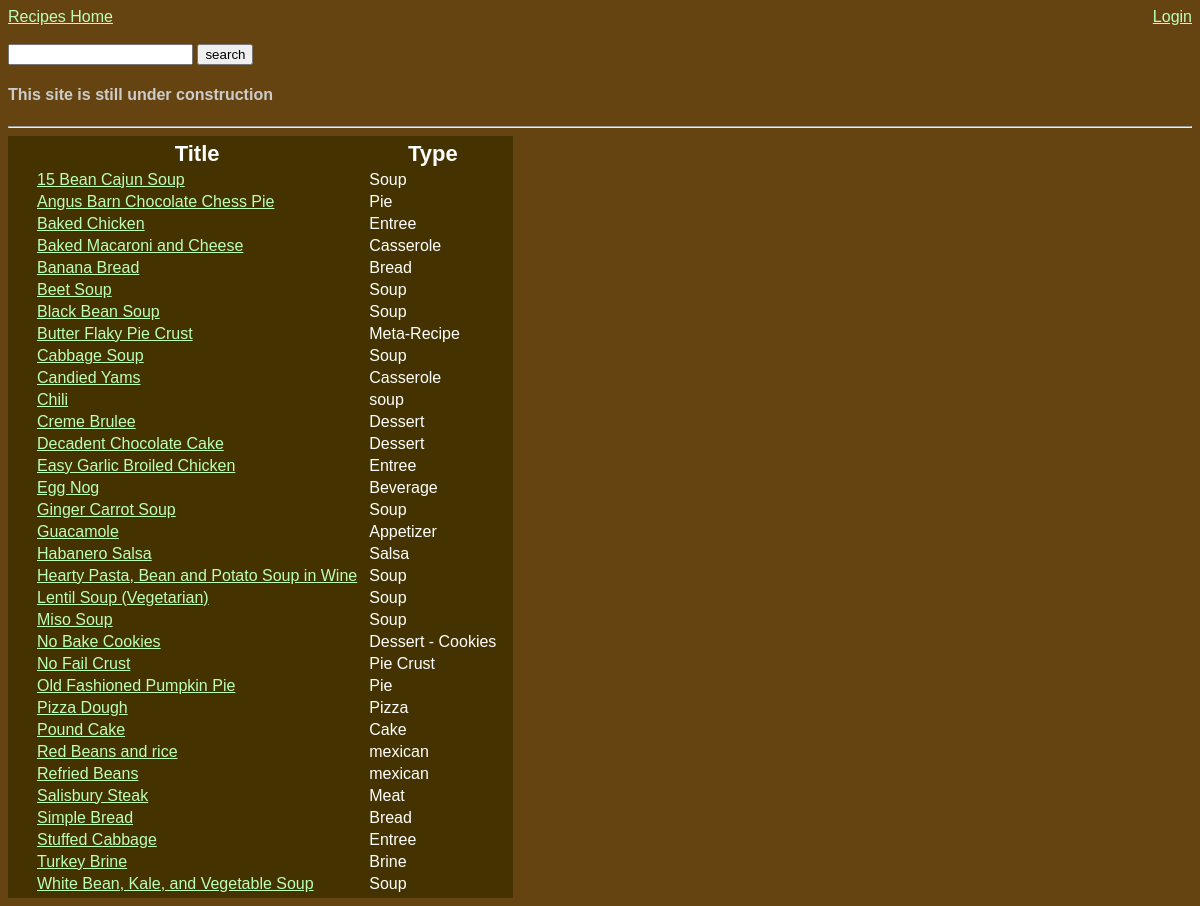
The page / on the database its author committed.
### tables this page shows
CREATE TABLE `recipes` (
  `indx` int(10) NOT NULL AUTO_INCREMENT,
  `title` varchar(100) DEFAULT NULL,
  `user` varchar(50) DEFAULT NULL,
  `type` varchar(100) DEFAULT NULL,
  `imageLocation` varchar(500) DEFAULT NULL,
  `ingredients` varchar(5000) DEFAULT NULL,
  `directions` varchar(5000) DEFAULT NULL,
  PRIMARY KEY (`indx`)
);

### auth.php (called while the page is built, shortened)
<?php
class User {
    var $loggedIn = false;
    function checkLoggedIn() {
        return $this->loggedIn;
    }
}
?>

### index.php (the view, shortened to what this page needs)
<?php
    include("header.php");
    $result = mysql_query("select * from recipes order by title");
    echo "<table>";
    echo "<th></th><th>Title</th><th>Type</th>";
    while($row = mysql_fetch_array($result)){
        echo "<tr><td>";
        echo "</td>
            <td><a href=\"showForm.php?indx=".$row['indx']."\">".$row['title']."</a></td>
            <td>".$row['type']."</td>
            </tr>";
    }
    echo '</table>';
    include("footer.php");
?>

### header.php (shortened to what this page needs)
<?php
    include("auth.php");
    echo "
        <!DOCTYPE HTML>
            <head>
                <title>Recipes</title>
                <link rel=\"stylesheet\" type=\"text/css\" href=\"recipestyle.css\" />
            </head>
            <body>
        ";
    if(isset($_SESSION['currentUser']) && $_SESSION['currentUser']->checkLoggedIn()){
        $_SESSION['currentUser']->dbConnect();
        echo "
            <div style=\"float:right;\">
            <a href=\"addRecipe.php\">New Recipe</a> |
            <a href=\"editUser.php\">Edit Account</a> |
            <a href=\"logout.php\">Logout</a><br /><br />
            You are logged in as ".$_SESSION['currentUser']->username;
        if($_SESSION['currentUser']->userlevel==1){
            echo '<br /><br />
                Welcome, '.$_SESSION['currentUser']->firstname.'.
                <a href="admin.php">Admin Home</a>
                ';
        }
        echo '</div>';
    }else {
        echo "
            <div style=\"float:right;\">
            <a href=\"login.php\">Login</a><br /><br />
            </div>
            ";
    }
    echo "<a href=\".\">Recipes Home</a><br /><br />";
    echo "
        <form action=\"searchRecipes.php\" method=\"get\">
            <input type=\"text\" name=\"searchfield\" value=\"".$_GET['searchfield']."\"; ?>
        <input type=\"submit\" value=\"search\" />
        </form>
        ";
    echo "<h4>This site is still under construction</h4><hr />";
?>

### footer.php (shortened to what this page needs)
    </body>
</html>

### recipestyle.css (style rules this page uses)
body { background-color:#641; color:#ccc; font-size:16px; font-family:helvetica, sans-serif; }
a:link { color:#bfb; }
table { background-color:#430; color:#fff; padding:2px 10px 2px 10px; }
td { padding-left:5px; padding-right:5px; }
th { font-size:22px; }
form { display:inline; }

### rows shown on the page
recipes: title "15 Bean Cajun Soup", type "Soup"
recipes: title "Angus Barn Chocolate Chess Pie", type "Pie"
recipes: title "Baked Chicken", type "Entree"
recipes: title "Baked Macaroni and Cheese", type "Casserole"
recipes: title "Banana Bread", type "Bread"
recipes: title "Beet Soup", type "Soup"
recipes: title "Black Bean Soup", type "Soup"
recipes: title "Butter Flaky Pie Crust", type "Meta-Recipe"
recipes: title "Cabbage Soup", type "Soup"
recipes: title "Candied Yams", type "Casserole"
recipes: title "Chili", type "soup"
recipes: title "Creme Brulee", type "Dessert"
recipes: title "Decadent Chocolate Cake", type "Dessert"
recipes: title "Easy Garlic Broiled Chicken", type "Entree"
recipes: title "Egg Nog", type "Beverage"
recipes: title "Ginger Carrot Soup", type "Soup"
recipes: title "Guacamole", type "Appetizer"
recipes: title "Habanero Salsa", type "Salsa"
recipes: title "Hearty Pasta, Bean and Potato Soup in Wine", type "Soup"
recipes: title "Lentil Soup (Vegetarian)", type "Soup"
recipes: title "Miso Soup", type "Soup"
recipes: title "No Bake Cookies", type "Dessert - Cookies"
recipes: title "No Fail Crust", type "Pie Crust"
recipes: title "Old Fashioned Pumpkin Pie", type "Pie"
recipes: title "Pizza Dough", type "Pizza"
recipes: title "Pound Cake", type "Cake"
recipes: title "Red Beans and rice", type "mexican"
recipes: title "Refried Beans", type "mexican"
recipes: title "Salisbury Steak", type "Meat"
recipes: title "Simple Bread", type "Bread"
recipes: title "Stuffed Cabbage", type "Entree"
recipes: title "Turkey Brine", type "Brine"
recipes: title "White Bean, Kale, and Vegetable Soup", type "Soup"
